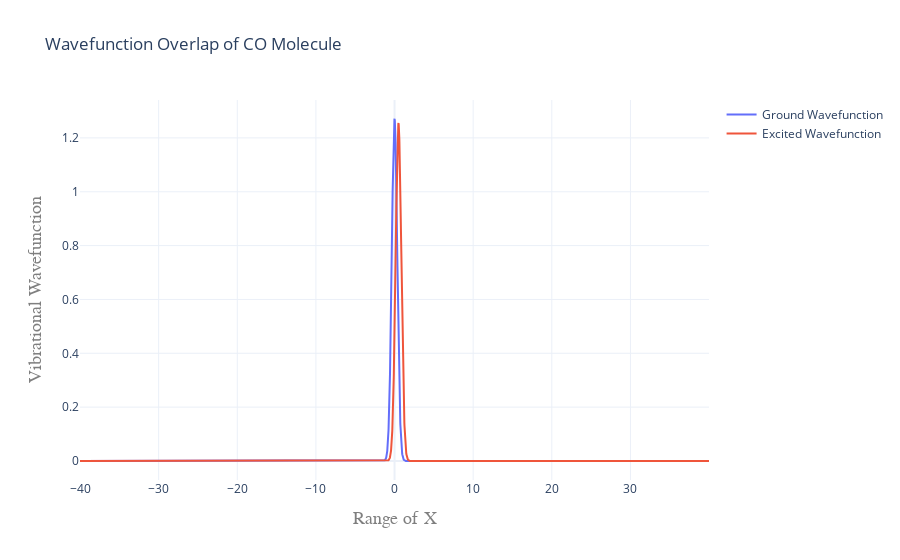

The notebook cell saved with this chart:
### Code cell
# Setting Up Trace
trace1 = go.Scatter(
    x=x,
    y=ψ_gs[0],
    mode='lines',
    name='Ground Wavefunction',
    marker=dict(
        #color='rgb(220, 20, 60)'
    )
)

trace2 = go.Scatter(
    x=x,
    y=ψ_es[0],
    mode='lines',
    name='Excited Wavefunction',
    marker=dict(
        #color='rgb(100, 149, 237)'
    )
)
#Setting up the Layout for the Graphs

layout = go.Layout(
    template='plotly_white',
    title='Wavefunction Overlap of CO Molecule',
    xaxis=dict(
        title='Range of X',
        titlefont=dict(
            family='Courier New, monospace',
            size=18,
            color='#7f7f7f'
        )
    ),
    yaxis=dict(
        title='Vibrational Wavefunction',
        titlefont=dict(
            family='Courier New, monospace',
            size=18,
            color='#7f7f7f'
        )
    )
)
data = [trace1, trace2]
fig = go.Figure(data=data, layout=layout)
iplot(fig, filename='jupyter-basic_bar')


# FC Plot

plt.figure(figsize=(28,10))
plt.xlabel('Energy')
plt.ylabel('Intensity')
plt.title('Franck-Condon Spectra at Zero Temperature')
markerline, stemlines, baseline = plt.stem(diff_E, overlap, '-.', use_line_collection=True)
plt.setp(baseline, 'color', 'r', 'linewidth', 2)
plt.show()

### Figure 1 — Plotly figure (JSON) as saved in the notebook; plotly's stock layout.template omitted (floating-point values rounded to 4 significant figures; data arrays with more than 128 entries replaced by an {"elided": "..."} marker saying what was removed)
{"data": [{"mode": "lines", "name": "Ground Wavefunction", "type": "scatter", "x": {"elided": "8000 float values"}, "y": {"elided": "8000 float values"}}, {"mode": "lines", "name": "Excited Wavefunction", "type": "scatter", "x": {"elided": "8000 float values"}, "y": {"elided": "8000 float values"}}], "layout": {"title": {"text": "Wavefunction Overlap of CO Molecule"}, "xaxis": {"title": {"font": {"color": "#7f7f7f", "family": "Courier New, monospace", "size": 18}, "text": "Range of X"}}, "yaxis": {"title": {"font": {"color": "#7f7f7f", "family": "Courier New, monospace", "size": 18}, "text": "Vibrational Wavefunction"}}}}
